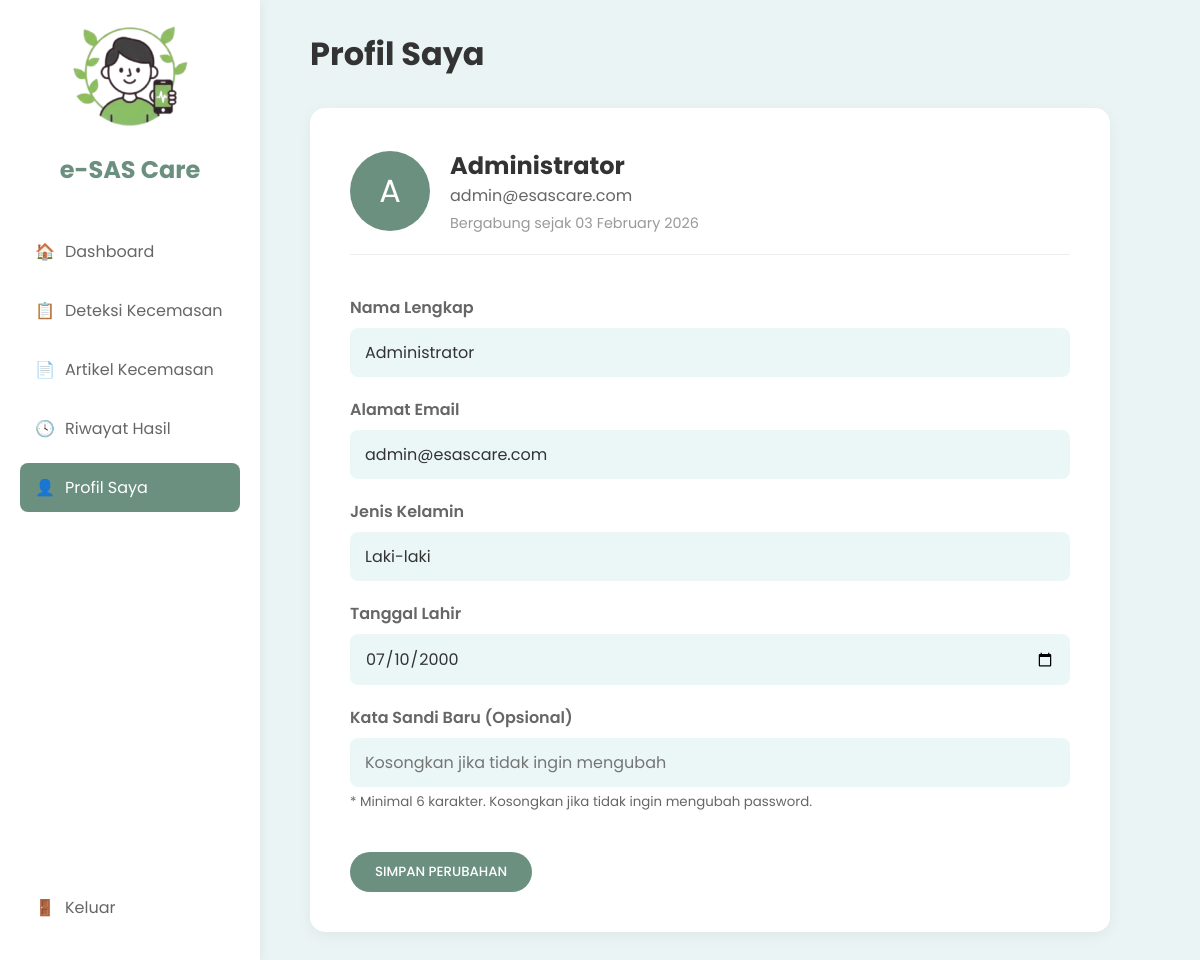
Screenshot of /profile.php (signed in) with the database file from the repository.
### tables this page shows
CREATE TABLE `user` (
  `id_user` int NOT NULL,
  `role` enum('0','1') DEFAULT '1' COMMENT '0=Admin, 1=User/Patient, 2=Expert',
  `nama` varchar(100) NOT NULL,
  `email` varchar(100) NOT NULL,
  `jenis_kelamin` enum('0','1') DEFAULT NULL COMMENT '0=Perempuan, 1=Laki-Laki',
  `tgl_lahir` date DEFAULT NULL,
  `password` varchar(255) NOT NULL,
  `created_at` timestamp NULL DEFAULT CURRENT_TIMESTAMP,
  `updated_at` timestamp NULL DEFAULT CURRENT_TIMESTAMP ON UPDATE CURRENT_TIMESTAMP
);

### classes/functions.php (called while the page is built, shortened)
<?php
class Functions {
    private $koneksi;
    public function __construct($koneksi) {
        $this->koneksi = $koneksi;
    }
    public function getUserData($id_user) {
        $query = "SELECT * FROM user WHERE id_user = '$id_user'";
        $result = mysqli_query($this->koneksi, $query);
        return mysqli_fetch_assoc($result);
    }
}
?>

### profile.php (the view, shortened to what this page needs)
<?php include 'includes/header.php'; ?>
<?php include 'includes/sidebar.php'; ?>
<?php
$user_data = $functions->getUserData($_SESSION['id_user']);
?>
<main class="main-content">
    <header style="margin-bottom: 30px;">
        <h1>Profil Saya</h1>
    </header>
    <div class="profile-card">
        <div class="profile-header">
            <div class="large-avatar"><?php echo strtoupper(substr($user_data['nama'], 0, 1)); ?></div>
            <div>
                <h2><?php echo htmlspecialchars($user_data['nama']); ?></h2>
                <p style="color: #666;"><?php echo htmlspecialchars($user_data['email']); ?></p>
                <p style="color: #999; font-size: 0.9rem; margin-top: 5px;">
                    Bergabung sejak <?php echo date('d F Y', strtotime($user_data['created_at'])); ?>
                </p>
            </div>
        </div>
        <form class="dashboard-form" method="POST" action="">
            <div class="input-group">
                <label>Nama Lengkap</label>
                <input type="text" name="nama" value="<?php echo htmlspecialchars($user_data['nama']); ?>" placeholder="Masukkan nama lengkap" required>
            </div>
            <div class="input-group">
                <label>Alamat Email</label>
                <input type="email" name="email" value="<?php echo htmlspecialchars($user_data['email']); ?>" placeholder="Masukkan email" required>
            </div>
            <div class="input-group">
                <label>Jenis Kelamin</label>
                <input type="text" name="jenis_kelamin" value="<?php
    echo ($user_data['jenis_kelamin'] == '1') ? 'Laki-laki' : 'Perempuan';
?>" placeholder="Masukkan jenis kelamin">
            </div>
            <div class="input-group">
                <label>Tanggal Lahir</label>
                <input type="date" name="tgl_lahir" value="<?php echo $user_data['tgl_lahir']; ?>">
            </div>
            <div class="input-group">
                <label>Kata Sandi Baru (Opsional)</label>
                <input type="password" name="password" placeholder="Kosongkan jika tidak ingin mengubah" minlength="6">
                <small style="color: var(--text-grey); display: block; margin-top: 5px;">
                    * Minimal 6 karakter. Kosongkan jika tidak ingin mengubah password.
                </small>
            </div>
            <button type="submit" class="btn-primary" style="border:none; cursor:pointer;">SIMPAN PERUBAHAN</button>
        </form>
    </div>
</main>
<?php include 'includes/footer.php'; ?>

### css/style.css (style rules this page uses)
* { margin: 0; padding: 0; box-sizing: border-box; font-family: "Poppins", sans-serif; }
:root { --primary-green: #6b9080; --light-green: #eaf4f4; --accent-green: #a4c3b2; --white: #ffffff; --text-dark: #333333; --text-grey: #666666; }
body { background-color: var(--light-green); color: var(--text-dark); }
.main-content { margin-left: 260px; flex-grow: 1; padding: 30px 50px; }
header { display: flex; justify-content: space-between; align-items: center; margin-bottom: 30px; }
.btn-primary { display: inline-block; background-color: var(--primary-green); color: white; padding: 10px 25px; border-radius: 25px; text-decoration: none; margin-top: 20px; border: none; cursor: pointer; font-weight: 500; transition: 0.3s; }
.input-group input:not([type="radio"]) { width: 100%; padding: 12px 15px; border: none; background-color: rgba(230, 245, 245, 0.8); font-size: 1rem; color: #333; outline: none; box-sizing: border-box; }
.profile-card { background-color: var(--white); padding: 40px; border-radius: 15px; box-shadow: 0 4px 15px rgba(0, 0, 0, 0.05); max-width: 800px; }
.profile-header { display: flex; align-items: center; gap: 20px; margin-bottom: 40px; padding-bottom: 20px; border-bottom: 1px solid #eee; }
.large-avatar { width: 80px; height: 80px; background-color: var(--primary-green); color: white; font-size: 2rem; border-radius: 50%; display: flex; justify-content: center; align-items: center; }
.dashboard-form .input-group { margin-bottom: 20px; }
.dashboard-form label { display: block; margin-bottom: 8px; font-weight: 600; color: var(--text-grey); }
.dashboard-form input { width: 100%; padding: 12px; border: 1px solid #ddd; border-radius: 8px; font-size: 1rem; }

### rows the page displays
user: nama "A", nama "Administrator", email "admin@esascare.com", created_at "03 February 2026", jenis_kelamin "Laki-laki", tgl_lahir "07/10/2000"
